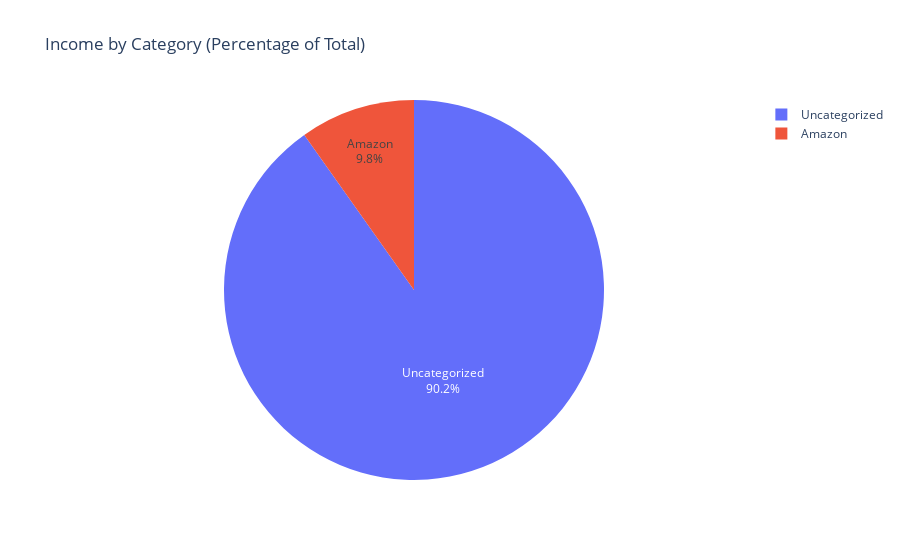

This figure's notebook cell:
### Code cell
charts['pie_inc'] = px.pie(
    pie_data_income,
    values='amount',
    names='auto_category',
    title='Income by Category (Percentage of Total)'
)
charts['pie_inc'].update_traces(textinfo='percent+label')  # Show percent and label on slices
display(charts['pie_inc'])

### Figure 1 — Plotly figure (JSON) as saved in the notebook; plotly's stock layout.template omitted (floating-point values rounded to 4 significant figures)
{"data": [{"domain": {"x": [0, 1], "y": [0, 1]}, "hovertemplate": "auto_category=%{label}<br>amount=%{value}<extra></extra>", "labels": ["Amazon", "Uncategorized"], "legendgroup": "", "name": "", "showlegend": true, "textinfo": "percent+label", "type": "pie", "values": [98.09, 903.0]}], "layout": {"legend": {"tracegroupgap": 0}, "title": {"text": "Income by Category (Percentage of Total)"}}}
